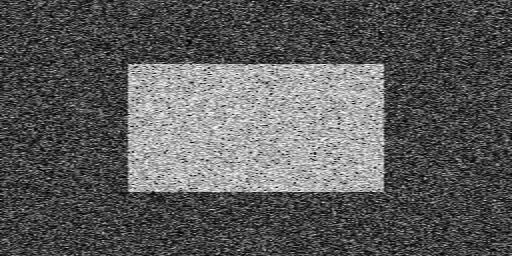
#> input picture 07_image_thresholding/noisy2.png, 512 x 256 px
$ python 02_otsu_binarization-01.py
#> lines starting #> are read from the running program, lines starting #| are printed output that depends on the picture; after the words box and inside, x2 and y2 are one past the last pixel; in counts of white or black regions, pixels touching at a corner belong together
import os
import cv2
import numpy as np
from matplotlib import pyplot as plt

# Get the path to the current file
cwd = os.path.dirname(os.path.abspath(__file__))

# Change the working directory
os.chdir(cwd)

# Load a grayscale image
img = cv2.imread('noisy2.png', 0)
#> img is the input picture: shape (256, 512); min 0, max 254, mean 91

# global thresholding
ret1, th1 = cv2.threshold(img, 127, 255, cv2.THRESH_BINARY)
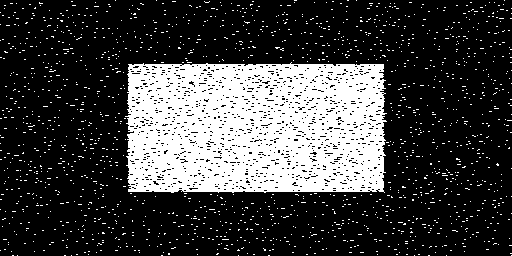
#> th1: shape (256, 512); 25.3% white; 1632 white regions (1631 under 20 px), largest, box (x1, y1, x2, y2) and area: (125, 62, 387, 193) 29976

# Otsu's thresholding
ret2, th2 = cv2.threshold(img, 0, 255, cv2.THRESH_BINARY+cv2.THRESH_OTSU)
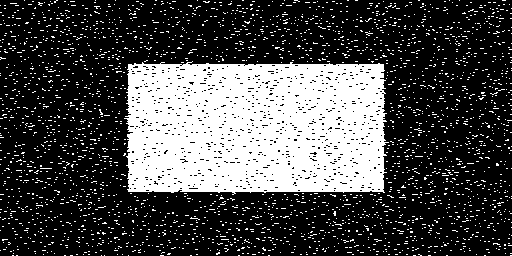
#> th2: shape (256, 512); 28.8% white; 2741 white regions (2740 under 20 px), largest, box (x1, y1, x2, y2) and area: (124, 61, 389, 195) 31152
#> ret2 = 114

# Otsu's thresholding after Gaussian filtering
blur = cv2.GaussianBlur(img, (5,5), 0)
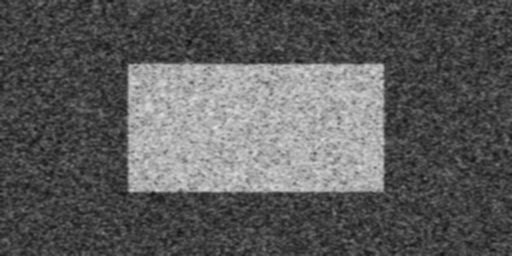
#> blur: shape (256, 512); min 14, max 227, mean 91
ret3, th3 = cv2.threshold(blur, 0, 255, cv2.THRESH_BINARY+cv2.THRESH_OTSU)
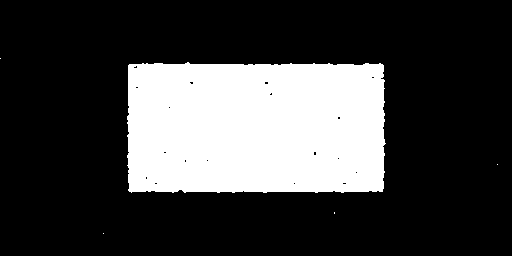
#> th3: shape (256, 512); 25% white; 5 white regions (4 under 20 px), largest, box (x1, y1, x2, y2) and area: (127, 62, 386, 193) 32724
#> ret3 = 117

# plot all the images and their histograms
images = [img, 0, th1,
          img, 0, th2,
          blur, 0, th3]
titles = ['Original Noisy Image', 'Histogram','Global Thresholding (v=127)',
          'Original Noisy Image', 'Histogram', "Otsu's Thresholding (ret=114)",
          'Gaussian Filtered Image', 'Histogram', "Otsu's Thresholding (ret=114)"]

for i in range(3):
    plt.subplot(3,3,i*3+1), plt.imshow(images[i*3], 'gray')
    plt.title(titles[i*3]), plt.xticks([]), plt.yticks([])

    plt.subplot(3,3,i*3+2),   plt.hist(images[i*3].ravel(), 256)
    plt.title(titles[i*3+1]), plt.xticks([]), plt.yticks([])

    plt.subplot(3,3,i*3+3),   plt.imshow(images[i*3+2], 'gray')
    plt.title(titles[i*3+2]), plt.xticks([]), plt.yticks([])
plt.show()
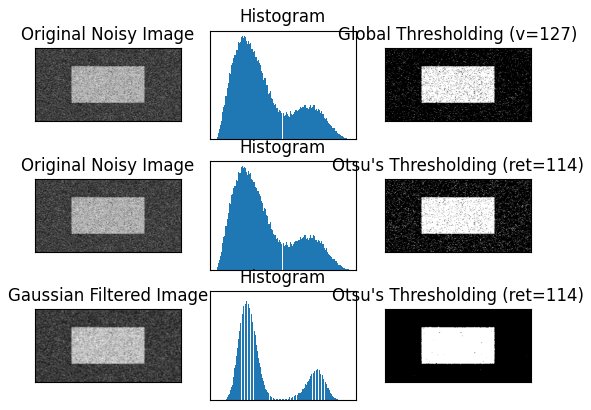
#> figure drawn by matplotlib, 9 panels

$ run again, with 07_image_thresholding/book-scan.png copied over 07_image_thresholding/noisy2.png
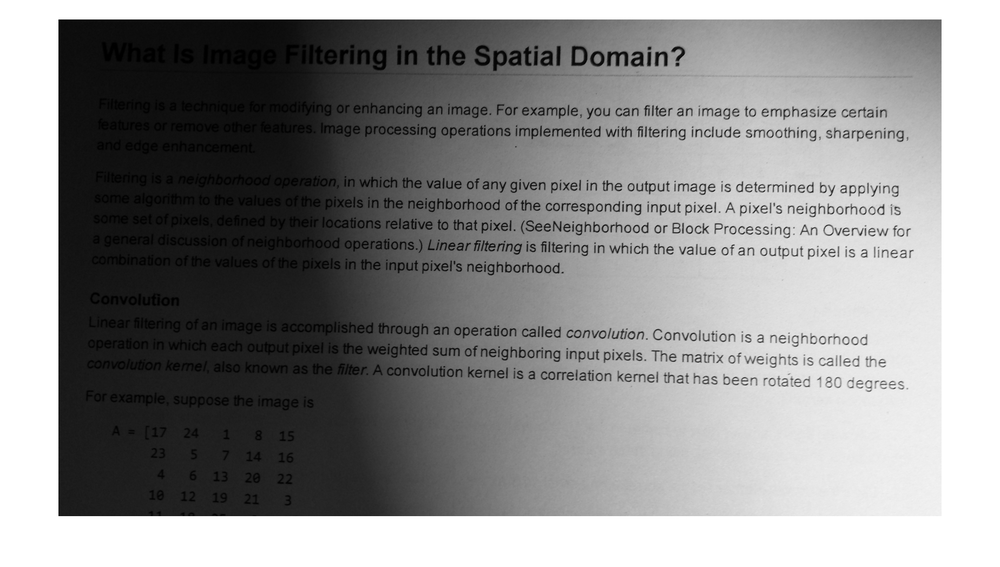
#> input picture 07_image_thresholding/book-scan.png, 1000 x 567 px, shrunk from 1848 x 1048 before the run
#> img is the input picture: shape (567, 1000); min 0, max 255, mean 143
#> `ret1, th1 = cv2.threshold(img, 127, 255, cv2.THRESH_BINARY)`:
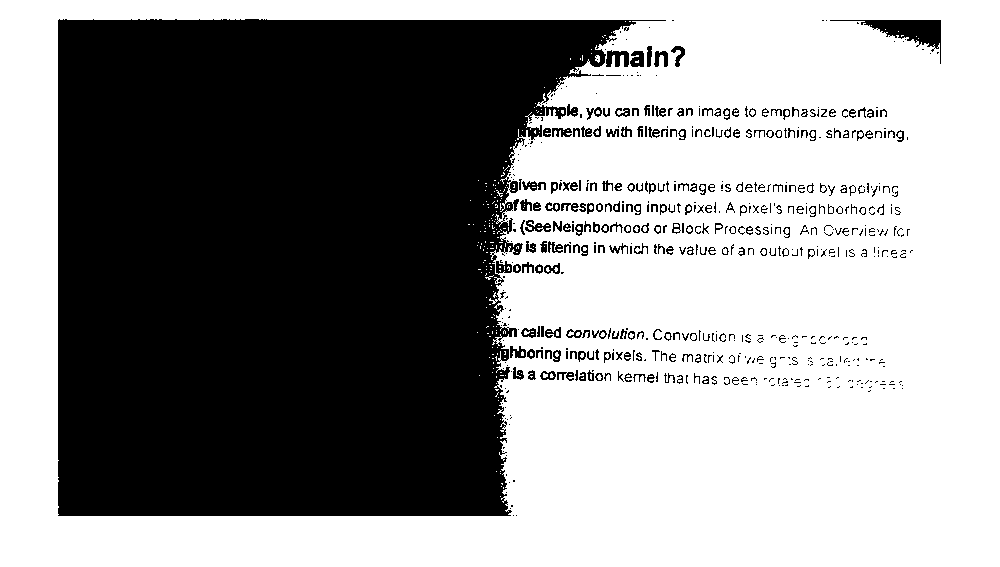
#> th1: shape (567, 1000); 57.1% white; 602 black regions (360 under 20 px), largest, box (x1, y1, x2, y2) and area: (58, 19, 666, 516) 229613, (830, 20, 941, 64) 1399, (606, 50, 629, 67) 266
#> th2: shape (567, 1000); 55.6% white; 587 black regions (344 under 20 px), largest, box (x1, y1, x2, y2) and area: (58, 19, 675, 516) 238017, (818, 20, 941, 69) 2091, (540, 371, 574, 381) 187
#> ret2 = 133
#> `ret3, th3 = cv2.threshold(blur, 0, 255, cv2.THRESH_BINARY+cv2.THRESH_O..`:
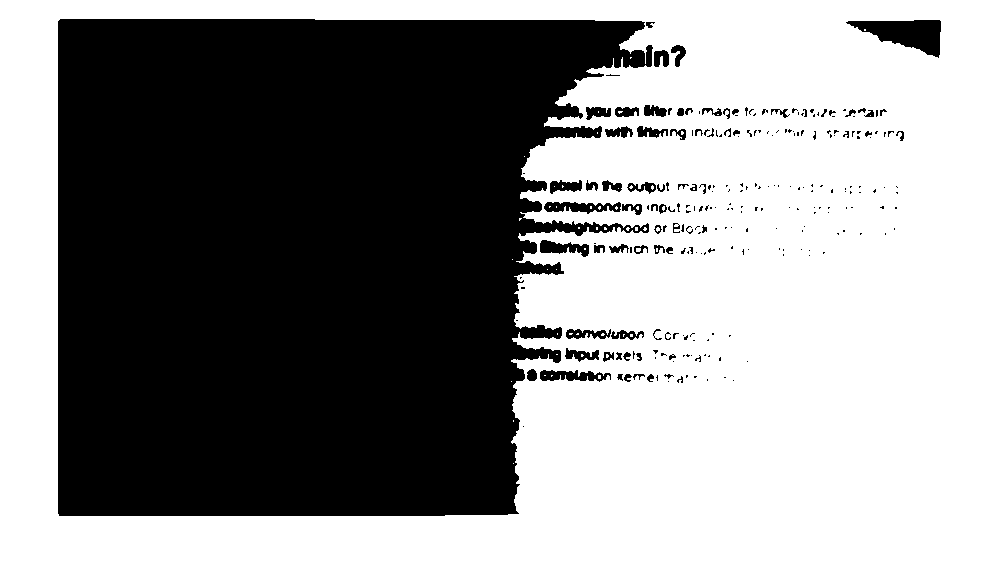
#> th3: shape (567, 1000); 55.7% white; 245 black regions (175 under 20 px), largest, box (x1, y1, x2, y2) and area: (58, 19, 653, 516) 241651, (846, 20, 941, 58) 1965, (544, 202, 621, 214) 579

$ run again, with 07_image_thresholding/sudoku.png copied over 07_image_thresholding/noisy2.png
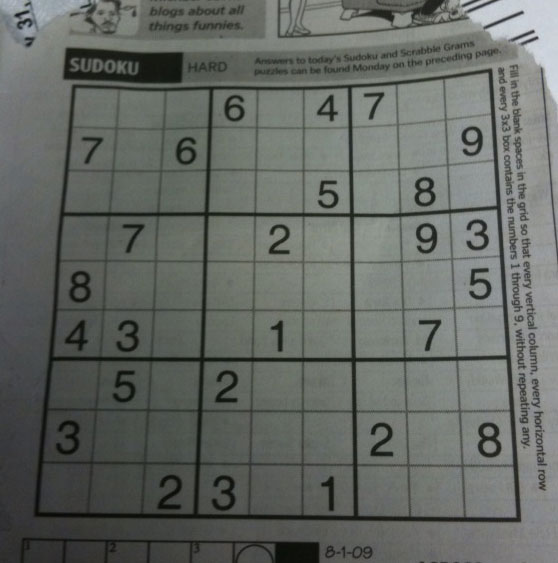
#> input picture 07_image_thresholding/sudoku.png, 558 x 563 px
#> `ret1, th1 = cv2.threshold(img, 127, 255, cv2.THRESH_BINARY)`:
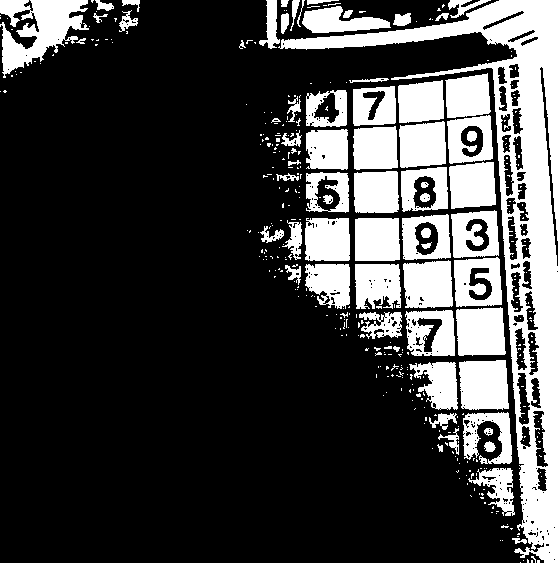
#> th1: shape (563, 558); 25.3% white; 376 white regions (307 under 20 px), largest, box (x1, y1, x2, y2) and area: (278, 0, 558, 563) 25952, (0, 0, 89, 78) 3634, (459, 360, 509, 410) 2273
#> th2: shape (563, 558); 59.4% white; 361 black regions (263 under 20 px), largest, box (x1, y1, x2, y2) and area: (0, 68, 521, 563) 104893, (62, 47, 308, 85) 6753, (278, 0, 468, 38) 1967
#> ret2 = 96
#> `ret3, th3 = cv2.threshold(blur, 0, 255, cv2.THRESH_BINARY+cv2.THRESH_O..`:
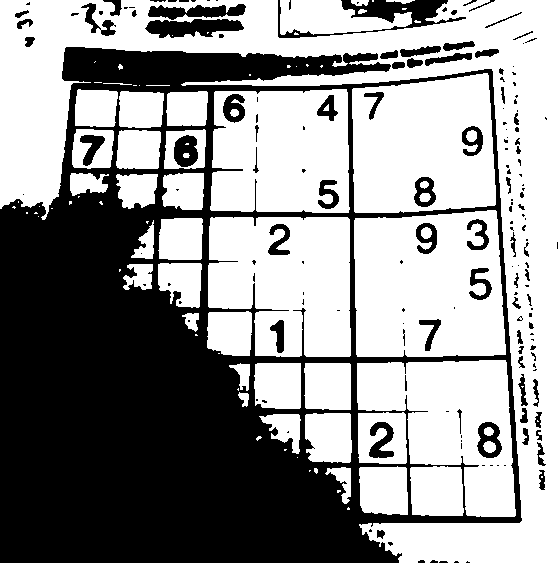
#> th3: shape (563, 558); 58% white; 171 black regions (100 under 20 px), largest, box (x1, y1, x2, y2) and area: (0, 47, 522, 563) 117345, (278, 0, 466, 38) 2024, (145, 19, 244, 38) 1287
#> ret3 = 97

$ run again, with 07_image_thresholding/traffic-light.jpg saved as 07_image_thresholding/noisy2.png
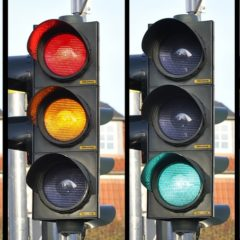
#> input picture 07_image_thresholding/traffic-light.jpg, 240 x 240 px
#> `ret1, th1 = cv2.threshold(img, 127, 255, cv2.THRESH_BINARY)`:
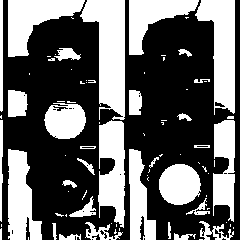
#> th1: shape (240, 240); 39.9% white; 82 white regions (49 under 20 px), largest, box (x1, y1, x2, y2) and area: (80, 0, 125, 120) 3241, (195, 0, 235, 115) 2614, (8, 0, 85, 57) 2199
#> th2: shape (240, 240); 36.6% white; 129 white regions (98 under 20 px), largest, box (x1, y1, x2, y2) and area: (80, 0, 125, 119) 3208, (195, 0, 235, 113) 2566, (8, 0, 85, 57) 2184
#> ret2 = 139
#> `ret3, th3 = cv2.threshold(blur, 0, 255, cv2.THRESH_BINARY+cv2.THRESH_O..`:
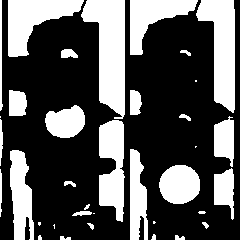
#> th3: shape (240, 240); 34.2% white; 36 white regions (9 under 20 px), largest, box (x1, y1, x2, y2) and area: (81, 0, 125, 119) 3198, (196, 0, 235, 113) 2569, (8, 0, 84, 57) 2188
#> ret3 = 142
